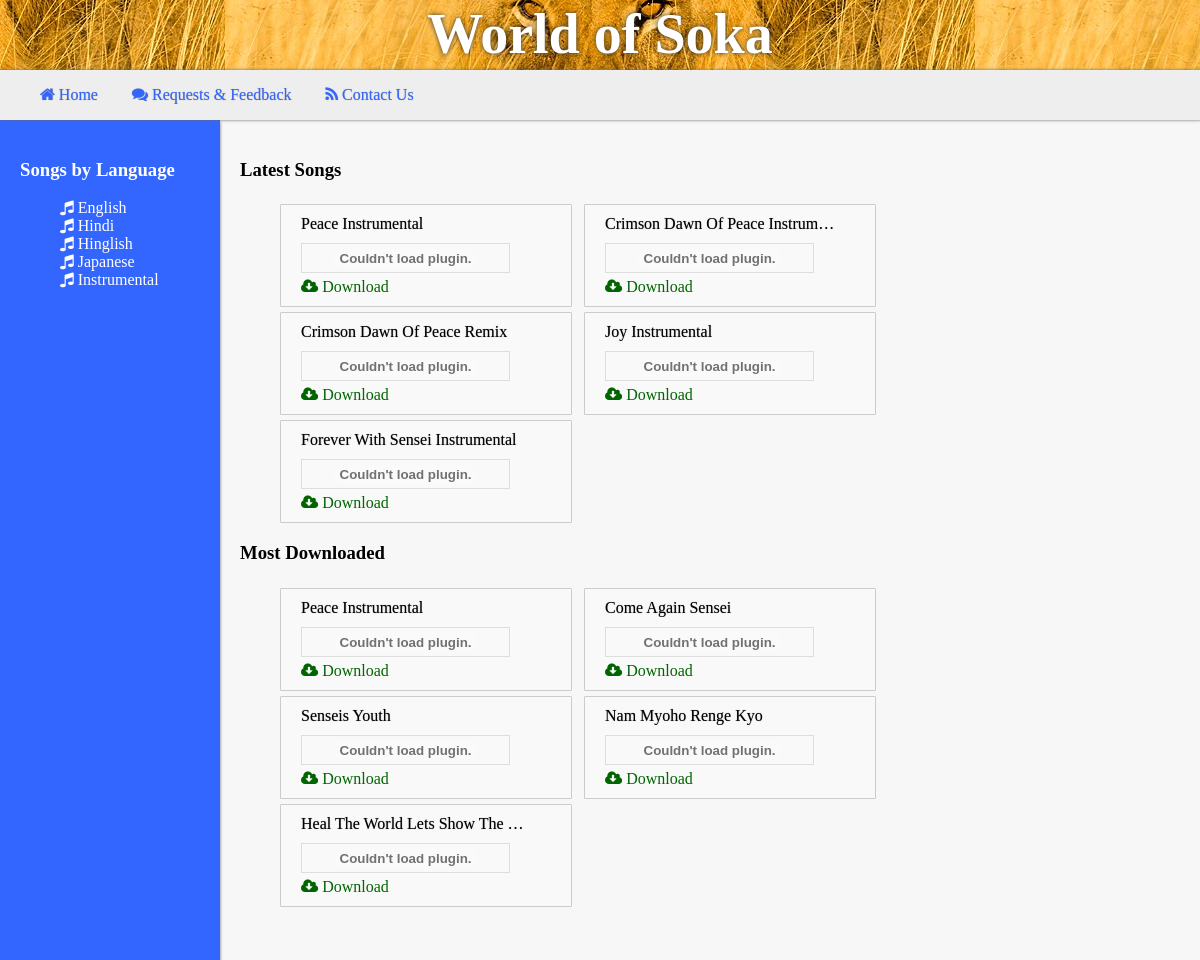
Before: / with the older database file.
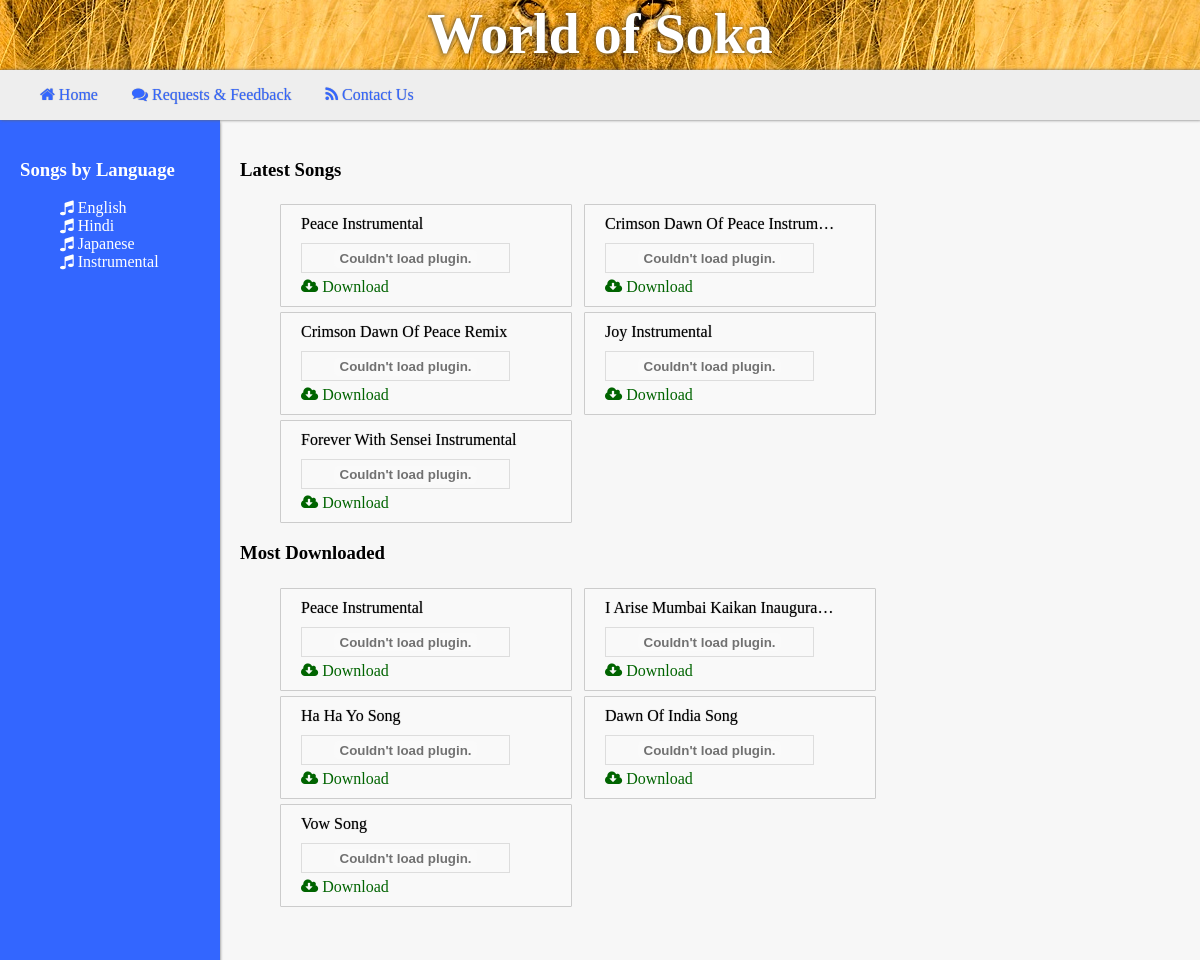
After: the same page with the newer database file.
### songs/models.py (models this page shows, shortened)
class Language(models.Model):
	lang_name = models.CharField(max_length=30)

class Song(models.Model):
	title = models.CharField(max_length=40)
	lang = models.ForeignKey(Language)
	upload_date = models.DateTimeField('date uploaded')
	keywords = models.TextField(blank=True)
	song_path = models.CharField(max_length=50)
	lyrics_path = models.CharField(max_length=70)
	num_downloads = models.IntegerField(default=0)

### songs/views.py (the view)
# urls.py: url(r'^$', views.index, name='index'),
def index(request):
	context = get_sidebar_context()
	latest_songs_list = get_latest_5_songs_list()
	context['latest_songs'] = latest_songs_list
	most_dwld_songs_list = get_most_downloaded_5_songs_list()
	context['most_dwld_songs'] =  most_dwld_songs_list
	return render(request, 'songs/index.html', context)

### songs/models.py (called while the page is built)
def get_latest_5_songs_list():
	return Song.objects.order_by('-upload_date')[:5]

def get_most_downloaded_5_songs_list():
	return Song.objects.order_by('-num_downloads')[:5]

### songs/views.py (called while the page is built)
def get_sidebar_context():
	lang_dict = {}
	lang_list = Language.objects.all()
	lang_dict['lang_list'] = lang_list
	return lang_dict

### templates/songs/index.html (shortened to what this page needs)
{% extends "songs/base.html" %}
{% load staticfiles %}
{% block content %}
<h3> Latest Songs </h3>
{% include "songs/song_player_list.html" with songs=latest_songs %}
<h3> Most Downloaded </h3>
{% include "songs/song_player_list.html" with songs=most_dwld_songs %}
{% endblock %}

### templates/songs/base.html (shortened to what this page needs)
{% load staticfiles %}
<html>
<head>
	<link rel="stylesheet" type="text/css" href="/static/style.css" />
	<link href="//maxcdn.bootstrapcdn.com/font-awesome/4.2.0/css/font-awesome.min.css" rel="stylesheet">
</head>
<body>
	<div id="topbar">
		<div id="topbarphoto"></div>
		<h1>World of Soka</h1>
		</div>
	<div id='topmenu'>
		<ul>
			<li> <a href='{{ URL }}/ '><i class='fa fa-home'></i> Home</a> </li>
			<li> <a href='{{ URL }}/feedback '><i class='fa fa-comments'></i> Requests & Feedback</a> </li>
			<li> <a href='{{ URL }}/contact '><i class='fa fa-rss'></i> Contact Us</a> </li>
		</ul>
	</div>
	<div id="maincontentwrapper">
	<div id="maincontent">
			<div id="sidebar">
				{% block sidebar %}
				<h3> Songs by Language </h3>
				<ul>
					{% for lang in lang_list %}
						<li>
						<i class="fa fa-music"> </i>
						<a href="{% url 'songs:lang' lang.lang_name %}"> {{lang.lang_name}} </a>
						</li>
					{% endfor %}
				</ul>
				{% endblock %}
			</div>
			<div id="content" style="">
				{% block content %}
				{% endblock %}
			</div>
	</div>
	</div>
</body>
</html>

### templates/songs/song_player_list.html
<ul>
{%  for song in songs %}
<li>
<div id='songtile'>
<div class='songname' title='{{song.title}}' style='width:230px;overflow:hidden;white-space:nowrap;text-overflow:ellipsis;'>{{song.title}}</div>
<object width=205 height=25 data='/static/dewplayer.swf?son=/static/{{song.song_path}}&amp;autoplay=0&amp;autoreplay=0' type='application/x-shockwave-flash'>
</object>
<br/>
<a href='/songs/download/{{song.id}}/'><i class='fa fa-cloud-download'></i>&nbsp;Download</a>
</div>
</li>
{% endfor %}
</ul>

Changed rows visible on the page:
removed Language: lang_name "Hinglish"
no longer on this page (row edited): Song: title "Come Again Sensei"
no longer on this page (row edited): Song: title "Senseis Youth"
no longer on this page (row edited): Song: title "Nam Myoho Renge Kyo"
no longer on this page (row unchanged): Song: title "Heal The World Lets Show The…"
now on this page (row edited): Song: title "I Arise Mumbai Kaikan Inaugura…"
now on this page (row edited): Song: title "Ha Ha Yo Song"
now on this page (row edited): Song: title "Dawn Of India Song"
now on this page (row edited): Song: title "Vow Song"
